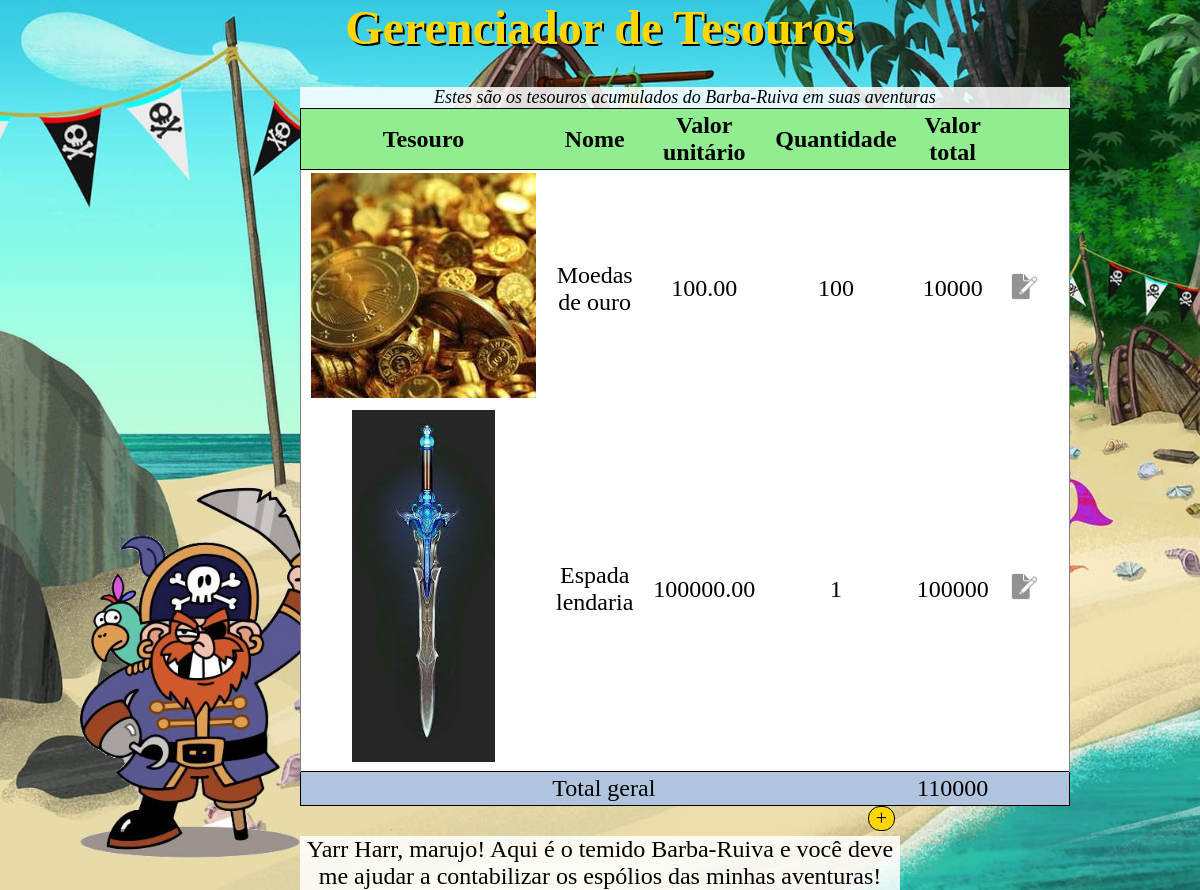
The page / on the database its author committed.
### pirates/models.py (models this page shows)
class Tesouro(models.Model):
    id = models.AutoField(primary_key=True)
    nome = models.CharField(max_length=45)
    quantidade = models.IntegerField()
    preco = models.DecimalField(max_digits=10,decimal_places=2)
    img_tesouro = models.ImageField(upload_to="imgs")

### pirates/views.py (the view)
# urls.py: path('', views.ListaTesourosView.as_view(), name='lista_tesouros'),
class ListaTesourosView(View):
    def tesouros(self):
        return Tesouro.objects.annotate(valor_total=models.F('preco') * models.F('quantidade'))
    def get(self, request):
        tesouros = self.tesouros()
        itens = {
          'lista_tesouros': tesouros,
          'total_geral': sum([item.valor_total for item in tesouros]) if len(tesouros) > 0 else 0
        }
        print(itens)
        return render(request, 'lista_tesouros.html', itens)

### templates/lista_tesouros.html (shortened to what this page needs)
{% extends "base.html" %}
{% load static %}
{% block content %}
  <h1>Gerenciador de Tesouros </h1>
  <section id="tesouros">
    <table>
      <caption>Estes são os tesouros acumulados do Barba-Ruiva em suas aventuras</caption>
      <thead>
        <tr>
          <th>Tesouro</th>
          <th>Nome</th>
          <th>Valor unitário</th>
          <th>Quantidade</th>
          <th>Valor total</th>
          <th colspan="2"></th>
        </tr>
      </thead>
      <tbody>
        {% for tesouro in lista_tesouros %}
          <tr>
            <td><img src="{{ tesouro.img_tesouro.url }}" alt="{{ tesouro.img_tesouro.url }}"></td>
            <td>{{ tesouro.nome }}</td>
            <td>{{ tesouro.preco }}</td>
            <td>{{ tesouro.quantidade }}</td>
            <td>{{ tesouro.valor_total }}</td>
            <td><a href="{% url 'editar_tesouro' tesouro.id %}">
              <img src="{% static 'imgs/edit.png' %}" alt="{{ Editar }}">
            </a></td>
            <td></td>
          </tr>
        {% empty %}
          <tr>
            <td colspan="7">Nenhum tesouro cadastrado</td>
          </tr>
        {% endfor %}
      </tbody>
      <tfoot>
        <tr>
          <td colspan="4">Total geral</td>
          <td> {{total_geral}} </td>
          <td colspan="2"></td>
        </tr>
      </tfoot>
    </table>
    <a id="inserir" href="{% url 'salvar_tesouro' %}" class="add">+</a>
  </section>
  <p>Yarr Harr, marujo! Aqui é o temido Barba-Ruiva e você deve me ajudar
      a contabilizar os espólios das minhas aventuras!</p>
{% endblock %}

### templates/base.html (shortened to what this page needs)
{% load static %}
<!DOCTYPE html>
<html>
  <head>
    <link rel="stylesheet" href="{% static "estilos.css" %}">
  </head>
  <body>
    {% block content %}{% endblock %}
  </body>
</html>

### pirates/static/estilos.css (style rules this page uses)
html, body { height: 100%; }
tbody a img { height: 30px; cursor: pointer; }
#tesouros { position: relative; }
.add { text-decoration: none; color: black; position: absolute; right: 0; display: block; background-color: rgb(255, 215, 0); width: 25px; border-radius: 12px; bottom: -25px; right: 5px; font-size: 15pt; border: 1px solid black; }
body { background-image: url(imgs/fundo-da-ilha-pirata.jpg); background-repeat: no-repeat; background-position: left bottom; background-size: cover; background-attachment: fixed; margin: 0% 25%; font-size: 24px; text-align: center; }
h1 { margin-top: 0; color: gold; text-shadow: 2px 2px black; }
p, caption { background-color: rgba(255, 255, 255, .85); }
p { margin-top:30px; }
table { border-collapse: collapse; margin-left: auto; margin-right: auto; }
td,th { padding: 3px 10px; }
tbody { border-left: 1px solid gray; border-right: 1px solid gray; background-color: white; }
tfoot, thead { border: 1px solid black; }
tfoot { background-color: lightsteelblue; }
thead { background-color: lightgreen; }
caption { font-size: 75%; font-style: italic; }

### rows shown on the page
Tesouro: img_tesouro (picture), nome "Moedas de ouro", preco "100.00", quantidade "100", valor_total "10000"
Tesouro: img_tesouro (picture), nome "Espada lendaria", preco "100000.00", quantidade "1", valor_total "100000"

### other values the page prints
{{ total_geral }} "110000"
